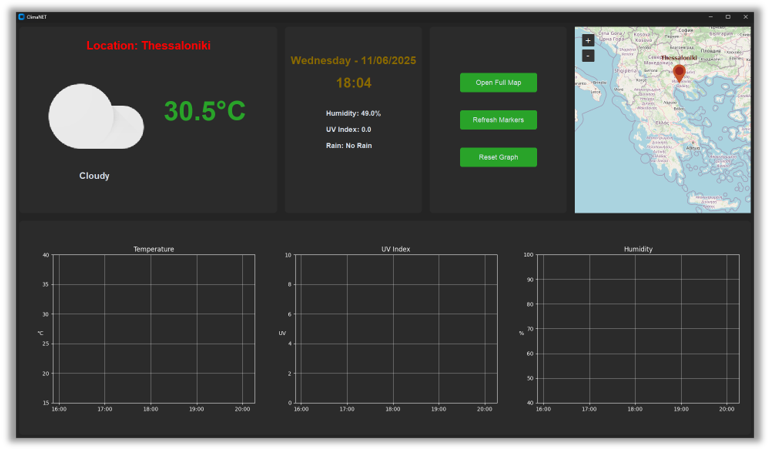

Source code (Python):
import customtkinter
import tkinter
from PIL import Image
from tkintermapview import TkinterMapView
import matplotlib.pyplot as plt
from matplotlib.backends.backend_tkagg import FigureCanvasTkAgg
import requests
from geopy.geocoders import Nominatim
import mplcursors
import matplotlib.ticker as ticker
from datetime import datetime, time
from matplotlib.dates import DateFormatter, HourLocator, num2date

# API URL
API_URL = "https://kargalex.eu.pythonanywhere.com/latest"

# Initialize geolocator for reverse geocoding
geolocator = Nominatim(user_agent="weather_app")

# Store current markers by API key with their data
current_markers = {}  # {key: {'marker': marker, 'coords': (lat, lon), 'name': city_name, 'temperature_data': [], 'uv_data': [], 'humidity_data': [], 'time_data': []}}

# Track currently displayed location
current_location = "No Location Selected"

def is_daytime():
    """Determine if it's daytime (6 AM to 6 PM) based on current time."""
    now = datetime.now().time()
    return time(6, 0) <= now <= time(21, 0)

def update_clock():
    now = datetime.now()
    current_date = now.strftime("%A - %d/%m/%Y")  # Format: Day - DD/MM/YYYY
    current_time = now.strftime("%H:%M")  # Format: HH:MM (24-hour)
    date_label.configure(text=f"{current_date}")
    time_label.configure(text=f"{current_time}")
    app.after(6000, update_clock)  # Update every 60,000 ms (1 minute)

def get_weather_icon(uv, rain):
    """Select weather icon based on UV, rain, and time of day."""
    is_day = is_daytime()
    rain = rain == '1'
    uv = float(uv)

    if is_day:
        if rain:
            if uv > 1:
                return scattered_showers_day_icon
            else:
                return showers_rain_icon
        else:  # No rain
            if uv == 0:
                return cloudy_icon
            elif 1 <= uv <= 2:
                return mostly_cloudy_day_icon
            elif 3 <= uv <= 6:
                return partly_cloudy_icon
            elif 6 < uv <= 8:
                return mostly_sunny_icon
            elif uv > 8:
                return sunny_icon
    else:  # Nighttime
        if rain:
            return scattered_showers_night_icon
        else:
            return clear_night_icon
    return cloudy_icon  # Fallback

def on_marker_click(marker):
    global current_location
    try:
        response = requests.get(API_URL)
        if response.status_code == 200:
            data_dict = response.json()
            for key, data in data_dict.items():
                if key in current_markers and current_markers[key]['name'] == marker.text:
                    current_location = marker.text
                    location_label.configure(text=f"Location: {current_location}")
                    humidity = float(data['hum'])
                    uv = float(data['uv'])
                    temp = float(data['temp'])
                    rain = data['rain']
                    new_icon = get_weather_icon(uv, rain)
                    new_text = f"Humidity: {humidity:.1f}%\n\nUV Index: {uv:.1f}\n\nRain: {'Yes' if rain == '1' else 'No Rain'}"
                    label_board.configure(text=new_text)
                    image_label.configure(image=new_icon)
                    text_label.configure(text=f"{temp:.1f}°C")
                    text_label2.configure(text="Sunny" if uv > 5 else "Cloudy")
                    # Update graph with stored data for this location
                    temp_line.set_data(current_markers[key]['time_data'], current_markers[key]['temperature_data'])
                    uv_line.set_data(current_markers[key]['time_data'], current_markers[key]['uv_data'])
                    humidity_line.set_data(current_markers[key]['time_data'], current_markers[key]['humidity_data'])
                    for ax in [temp_ax, uv_ax, humidity_ax]:
                        ax.relim()
                        ax.autoscale_view()
                    canvas.draw_idle()
                    return
            print(f"No matching data found for city: {marker.text}")
            current_location = "No Location Selected"
            location_label.configure(text=f"Location: {current_location}")
            label_board.configure(text="No data for this location")
            temp_line.set_data([], [])
            uv_line.set_data([], [])
            humidity_line.set_data([], [])
            for ax in [temp_ax, uv_ax, humidity_ax]:
                ax.relim()
                ax.autoscale_view()
            canvas.draw_idle()
        else:
            print(f"Failed to fetch data: {response.status_code}")
            current_location = "No Location Selected"
            location_label.configure(text=f"Location: {current_location}")
            label_board.configure(text="Error fetching data")
    except Exception as e:
        print(f"Error fetching API data: {e}")
        current_location = "No Location Selected"
        location_label.configure(text=f"Location: {current_location}")
        label_board.configure(text="Error fetching data")

def open_full_map():
    map_window = customtkinter.CTkToplevel(app)
    map_window.title("Full Map")
    map_window.geometry("1280x720")
    map_window.grid_columnconfigure(0, weight=1)
    map_window.grid_rowconfigure(0, weight=1)

    full_map_widget = TkinterMapView(map_window)
    full_map_widget.grid(row=0, column=0, sticky="nsew")

    # Center on Greece
    full_map_widget.set_position(39.0, 22.0)  # Center of Greece
    full_map_widget.set_zoom(6)  # Zoom to show all of Greece

    # Add all persisted markers
    for marker_info in current_markers.values():
        full_map_widget.set_marker(
            marker_info['coords'][0],
            marker_info['coords'][1],
            text=marker_info['name'],
            command=on_marker_click
        )

    close_button = customtkinter.CTkButton(
        master=map_window,
        text="Close",
        command=map_window.destroy,
        fg_color="#29a329"
    )
    close_button.grid(row=1, column=0, pady=10)

def reset_graph():
    global current_markers
    for key in current_markers:
        current_markers[key]['temperature_data'] = []
        current_markers[key]['uv_data'] = []
        current_markers[key]['humidity_data'] = []
        current_markers[key]['time_data'] = []
    temp_line.set_data([], [])
    uv_line.set_data([], [])
    humidity_line.set_data([], [])
    for ax in [temp_ax, uv_ax, humidity_ax]:
        ax.relim()
        ax.autoscale_view()
    canvas.draw_idle()

def refresh_markers():
    global current_markers, current_location
    try:
        response = requests.get(API_URL)
        if response.status_code == 200:
            data_dict = response.json()
        else:
            print(f"Failed to fetch data: {response.status_code}")
            current_location = "No Location Selected"
            location_label.configure(text=f"Location: {current_location}")
            return
    except Exception as e:
        print(f"Error fetching API data: {e}")
        current_location = "No Location Selected"
        location_label.configure(text=f"Location: {current_location}")
        return

    # Clear existing markers
    for marker_info in current_markers.values():
        marker_info['marker'].delete()
    current_markers.clear()

    # Flag to check if Thessaloniki is in API data
    thessaloniki_added = False

    # Process each location in the API response
    for key, data in data_dict.items():
        if not isinstance(data, dict):
            print(f"Invalid data for key {key}: not a dictionary")
            continue
        required_keys = ['latitude', 'longitude', 'temp', 'uv', 'hum', 'rain']
        if not all(k in data for k in required_keys):
            print(f"Missing keys in data for key {key}: {data}")
            continue
        try:
            lat = float(data['latitude'])
            lon = float(data['longitude'])
            new_temp = float(data['temp'])
            new_uv = float(data['uv'])
            new_humidity = float(data['hum'])
            rain = data['rain']

            # Reverse geocode to get city name
            try:
                location = geolocator.reverse((lat, lon), language='en')
                city_name = (
                    location.raw['address'].get('city') or
                    location.raw['address'].get('town') or
                    location.raw['address'].get('village') or
                    location.raw['address'].get('locality') or
                    f"Unknown City {key}"
                ) if location and location.raw.get('address') else f"Unknown City {key}"
            except Exception as e:
                print(f"Error reverse geocoding for key {key}: {e}")
                city_name = f"Unknown City {key}"

            # Check if this is Thessaloniki (based on coordinates proximity)
            if abs(lat - 40.6401) < 0.1 and abs(lon - 22.9444) < 0.1:
                city_name = "Thessaloniki"
                thessaloniki_added = True

            # Add marker
            marker = map_widget.set_marker(
                lat,
                lon,
                text=city_name,
                command=on_marker_click
            )
            current_markers[key] = {
                'marker': marker,
                'coords': (lat, lon),
                'name': city_name,
                'temperature_data': [new_temp],
                'uv_data': [new_uv],
                'humidity_data': [new_humidity],
                'time_data': [datetime.now()]
            }

            # Update displayed data if this is Thessaloniki or first location
            if city_name == "Thessaloniki" or (key == '0' and not thessaloniki_added):
                current_location = city_name
                location_label.configure(text=f"Location: {current_location}")
                text_label.configure(text=f"{new_temp:.1f}°C")
                text_label2.configure(text="Sunny" if new_uv > 5 else "Cloudy")
                image_label.configure(image=get_weather_icon(new_uv, rain))
                label_board.configure(
                    text=f"Humidity: {new_humidity:.1f}%\n\nUV Index: {new_uv:.1f}\n\nRain: {'Yes' if rain == '1' else 'No Rain'}"
                )
                temp_line.set_data(current_markers[key]['time_data'], current_markers[key]['temperature_data'])
                uv_line.set_data(current_markers[key]['time_data'], current_markers[key]['uv_data'])
                humidity_line.set_data(current_markers[key]['time_data'], current_markers[key]['humidity_data'])
                for ax in [temp_ax, uv_ax, humidity_ax]:
                    ax.relim()
                    ax.autoscale_view()
                canvas.draw_idle()
        except ValueError as e:
            print(f"Error converting data to float for key {key}: {e}")
            continue

    # Add Thessaloniki marker if not already added
    if not thessaloniki_added:
        thessaloniki_lat = 40.6401
        thessaloniki_lon = 22.9444
        city_name = "Thessaloniki"
        # Try to fetch data for Thessaloniki from API or use placeholder
        placeholder_data = {
            'temp': 20.0,  # Placeholder values
            'uv': 5.0,
            'hum': 60.0,
            'rain': '0'
        }
        marker = map_widget.set_marker(
            thessaloniki_lat,
            thessaloniki_lon,
            text=city_name,
            command=on_marker_click
        )
        key = f"thessaloniki_{len(current_markers)}"
        current_markers[key] = {
            'marker': marker,
            'coords': (thessaloniki_lat, thessaloniki_lon),
            'name': city_name,
            'temperature_data': [placeholder_data['temp']],
            'uv_data': [placeholder_data['uv']],
            'humidity_data': [placeholder_data['hum']],
            'time_data': [datetime.now()]
        }
        # Set as current location if no other location is selected
        if current_location == "No Location Selected":
            current_location = city_name
            location_label.configure(text=f"Location: {current_location}")
            text_label.configure(text=f"{placeholder_data['temp']:.1f}°C")
            text_label2.configure(text="Sunny" if placeholder_data['uv'] > 5 else "Cloudy")
            image_label.configure(image=get_weather_icon(placeholder_data['uv'], placeholder_data['rain']))
            label_board.configure(
                text=f"Humidity: {placeholder_data['hum']:.1f}%\n\nUV Index: {placeholder_data['uv']:.1f}\n\nRain: {'Yes' if placeholder_data['rain'] == '1' else 'No Rain'}"
            )
            temp_line.set_data(current_markers[key]['time_data'], current_markers[key]['temperature_data'])
            uv_line.set_data(current_markers[key]['time_data'], current_markers[key]['uv_data'])
            humidity_line.set_data(current_markers[key]['time_data'], current_markers[key]['humidity_data'])
            for ax in [temp_ax, uv_ax, humidity_ax]:
                ax.relim()
                ax.autoscale_view()
            canvas.draw_idle()

    # Update map position
    map_widget.set_position(39.0, 22.0)  # Center of Greece
    map_widget.set_zoom(6)  # Zoom to show all of Greece

def update_data():
    global current_markers, current_location
    try:
        response = requests.get(API_URL)
        if response.status_code == 200:
            data_dict = response.json()
        else:
            print(f"Failed to fetch data: {response.status_code}")
            label_board.configure(text="Error fetching data")
            return
    except Exception as e:
        print(f"Error fetching API data: {e}")
        label_board.configure(text="Error fetching data")
        return

    # Update data for all locations
    for key, data in data_dict.items():
        if key not in current_markers:
            continue
        # Check if data is a dictionary and has all required keys
        if not isinstance(data, dict):
            print(f"Invalid data for key {key}: not a dictionary")
            continue
        required_keys = ['temp', 'uv', 'hum', 'rain']
        if not all(k in data for k in required_keys):
            print(f"Missing keys in data for key {key}: {data}")
            continue
        try:
            new_temp = float(data['temp'])
            new_uv = float(data['uv'])
            new_humidity = float(data['hum'])
            rain = data['rain']
            # Append data with current timestamp
            current_time = datetime.now()
            current_markers[key]['temperature_data'].append(new_temp)
            current_markers[key]['uv_data'].append(new_uv)
            current_markers[key]['humidity_data'].append(new_humidity)
            current_markers[key]['time_data'].append(current_time)

            # Limit to last 3600 points (5 seconds * 3600 = 5 hours)
            if len(current_markers[key]['temperature_data']) > 3600:
                current_markers[key]['temperature_data'].pop(0)
                current_markers[key]['uv_data'].pop(0)
                current_markers[key]['humidity_data'].pop(0)
                current_markers[key]['time_data'].pop(0)

            # Update displayed data if this is the current location
            if current_markers[key]['name'] == current_location:
                new_icon = get_weather_icon(new_uv, rain)
                new_text = f"Humidity: {new_humidity:.1f}%\n\nUV Index: {new_uv:.1f}\n\nRain: {'Yes' if rain == '1' else 'No Rain'}"
                label_board.configure(text=new_text)
                image_label.configure(image=new_icon)
                text_label.configure(text=f"{new_temp:.1f}°C")
                text_label2.configure(text="Sunny" if new_uv > 5 else "Cloudy")
                temp_line.set_data(current_markers[key]['time_data'], current_markers[key]['temperature_data'])
                uv_line.set_data(current_markers[key]['time_data'], current_markers[key]['uv_data'])
                humidity_line.set_data(current_markers[key]['time_data'], current_markers[key]['humidity_data'])
                for ax in [temp_ax, uv_ax, humidity_ax]:
                    ax.relim()
                    ax.autoscale_view()
                canvas.draw_idle()
        except ValueError as e:
            print(f"Error converting data to float for key {key}: {e}")
            continue

    # Schedule next update
    app.after(5000, update_data)

app = customtkinter.CTk()
app.title("ClimaNET")
app.geometry("1920x1080")

app.grid_columnconfigure(0, weight=3)
app.grid_columnconfigure(1, weight=1)
app.grid_columnconfigure(2, weight=1)
app.grid_columnconfigure(3, weight=1)
app.grid_rowconfigure(0, weight=4)
app.grid_rowconfigure(1, weight=5)

icon_size = (270, 270)
sunny_icon = customtkinter.CTkImage(light_image=Image.open("sunny.png"), size=icon_size)
cloudy_icon = customtkinter.CTkImage(light_image=Image.open("cloudy.png"), size=icon_size)
clear_night_icon = customtkinter.CTkImage(light_image=Image.open("clear_night.png"), size=icon_size)
mostly_cloudy_day_icon = customtkinter.CTkImage(light_image=Image.open("mostly_cloudy_day.png"), size=icon_size)
mostly_sunny_icon = customtkinter.CTkImage(light_image=Image.open("mostly_sunny.png"), size=icon_size)
partly_cloudy_icon = customtkinter.CTkImage(light_image=Image.open("partly_cloudy.png"), size=icon_size)
scattered_showers_day_icon = customtkinter.CTkImage(light_image=Image.open("scattered_showers_day.png"), size=icon_size)
scattered_showers_night_icon = customtkinter.CTkImage(light_image=Image.open("scattered_showers_night.png"), size=icon_size)
showers_rain_icon = customtkinter.CTkImage(light_image=Image.open("showers_rain.png"), size=icon_size)

frame1 = customtkinter.CTkFrame(app, corner_radius=10)
frame1.grid(row=0, column=0, padx=10, pady=10, sticky="nsew")
frame1.pack_propagate(False)

frame2 = customtkinter.CTkFrame(app, corner_radius=10)
frame2.grid(row=0, column=1, padx=10, pady=10, sticky="nsew")
frame2.grid_rowconfigure(0, weight=1)
frame2.grid_columnconfigure(0, weight=1)

frame3 = customtkinter.CTkFrame(app, corner_radius=10)
frame3.grid(row=0, column=2, padx=10, pady=10, sticky="nsew")
frame3.grid_rowconfigure(0, weight=1)
frame3.grid_columnconfigure(0, weight=1)

frame4 = customtkinter.CTkFrame(app, corner_radius=10)
frame4.grid(row=0, column=3, padx=10, pady=10, sticky="nsew")
frame4.grid_rowconfigure(0, weight=1)
frame4.grid_columnconfigure(0, weight=1)

frame5 = customtkinter.CTkFrame(app, corner_radius=10)
frame5.grid(row=1, column=0, columnspan=4, padx=10, pady=10, sticky="nsew")
frame5.grid_rowconfigure(0, weight=1)
frame5.grid_columnconfigure(0, weight=1)

image_label = customtkinter.CTkLabel(frame1, image=sunny_icon, text="")
image_label.place(relx=0.5, rely=0.47, anchor="e")

button = customtkinter.CTkButton(
    master=frame3,
    text="Open Full Map",
    fg_color="#294aa3",
    command=open_full_map,
    width=200,         # increase width
    height=50,         # increase height
    font=("Arial", 18)
)
button.place(relx=0.5, rely=0.3, anchor="center")

refresh_button = customtkinter.CTkButton(
    master=frame3,
    text="Refresh Markers",
    fg_color="#29a329",
    command=refresh_markers,
    width=200,         # increase width
    height=50,         # increase height
    font=("Arial", 18)
)
refresh_button.place(relx=0.5, rely=0.5, anchor="center")

reset_button = customtkinter.CTkButton(
    master=frame3,
    text="Reset Graph",
    fg_color="#29a329",
    command=reset_graph,
    width=200,         # increase width
    height=50,         # increase height
    font=("Arial", 18)
)
reset_button.place(relx=0.5, rely=0.7, anchor="center")

w_condition = "Sunny"
text_label = customtkinter.CTkLabel(frame1, text="22°C", font=("Helvetica", 70, "bold"), text_color="#29a329")
text_label.place(relx=0.72, rely=0.45, anchor="center")

text_label2 = customtkinter.CTkLabel(frame1, text=w_condition, font=("Helvetica", 23, "bold"))
text_label2.place(relx=0.35, rely=0.8, anchor="e")

location_label = customtkinter.CTkLabel(frame1, text=f"Location: {current_location}", font=("Helvetica", 30, "bold"), text_color="#FF0000")
location_label.place(relx=0.5, rely=0.1, anchor="center")

date_label = customtkinter.CTkLabel(
    master=frame2,
    text="Tuesday - 03/06/2025",
    font=("Helvetica", 28, "bold"),
    text_color="#886800"
)
date_label.place(relx=0.5, rely=0.18, anchor="center")

# Create the time label in frame2
time_label = customtkinter.CTkLabel(
    master=frame2,
    text="00:00",
    font=("Helvetica", 36, "bold"),
    text_color="#886800"
)
time_label.place(relx=0.5, rely=0.3, anchor="center")

update_clock()

text = f"Humidity: 60%\n\nUV Index: Sunny\n\nRain: No Rain"
label_board = customtkinter.CTkLabel(frame2, text=text, justify="left", font=("Helvetica", 18, "bold"))
label_board.place(relx=0.5, rely=0.55, anchor="center")

fig, (temp_ax, uv_ax, humidity_ax) = plt.subplots(1, 3, figsize=(23, 5), sharex=True)
fig.patch.set_facecolor('none')
fig.set_alpha(0)

for ax in [temp_ax, uv_ax, humidity_ax]:
    ax.set_facecolor('none')
    ax.grid(True, color="white", alpha=0.5)
    ax.tick_params(axis='x', colors='white', labelbottom=False)
    ax.tick_params(axis='y', colors='white')
    ax.spines['top'].set_color('white')
    ax.spines['right'].set_color('white')
    ax.spines['left'].set_color('white')
    ax.spines['bottom'].set_color('white')

temp_line, = temp_ax.plot([], [], color="red")
temp_ax.set_title("Temperature", color="white")
temp_ax.set_ylabel("°C", rotation=0, color="white", y=0.45)
temp_ax.set_ylim(15, 40)

uv_line, = uv_ax.plot([], [], color="purple")
uv_ax.set_title("UV Index", color="white")
uv_ax.set_ylabel("UV", rotation=0, color="white", y=0.45)
uv_ax.set_ylim(0, 10)

humidity_line, = humidity_ax.plot([], [], color="blue")
humidity_ax.set_title("Humidity", color="white")
humidity_ax.set_ylabel("%", rotation=0, color="white", y=0.45)
humidity_ax.set_ylim(40, 100)

# Configure x-axis to show time
humidity_ax.tick_params(axis='x', colors='white', labelbottom=True)
humidity_ax.xaxis.set_major_formatter(DateFormatter('%H:%M'))
humidity_ax.xaxis.set_major_locator(HourLocator(interval=1))

uv_ax.tick_params(axis='x', colors='white', labelbottom=True)
uv_ax.xaxis.set_major_formatter(DateFormatter('%H:%M'))
uv_ax.xaxis.set_major_locator(HourLocator(interval=1))

temp_ax.tick_params(axis='x', colors='white', labelbottom=True)
temp_ax.xaxis.set_major_formatter(DateFormatter('%H:%M'))
temp_ax.xaxis.set_major_locator(HourLocator(interval=1))

for line, ax, label in [(temp_line, temp_ax, "Temp"), (uv_line, uv_ax, "UV"), (humidity_line, humidity_ax, "Humidity")]:
    cursor = mplcursors.cursor(line, hover=mplcursors.HoverMode.Transient)
    cursor.connect("add", lambda sel, l=label: sel.annotation.set_text(f"Time: {num2date(sel.target[0]).strftime('%H:%M')}\n{l}: {sel.target[1]:.1f}"))
    cursor.connect("remove", lambda sel: sel.annotation.set_visible(False))

canvas = FigureCanvasTkAgg(fig, master=frame5)
bg_color = frame5.cget("fg_color")[1] if customtkinter.get_appearance_mode() == "Dark" else frame5.cget("fg_color")[0]
canvas.get_tk_widget().configure(bg=bg_color)
canvas_widget = canvas.get_tk_widget()
canvas_widget.place(relx=0.5, rely=0.5, anchor="center")
label_board.lift()

map_widget = TkinterMapView(frame4)
map_widget.grid(row=0, column=0, sticky="nsew")
map_widget.set_position(39.0, 22.0)  # Initial center on Greece
map_widget.set_zoom(6)  # Zoom to show all of Greece

# Start periodic data updates
update_data()

app.mainloop()
